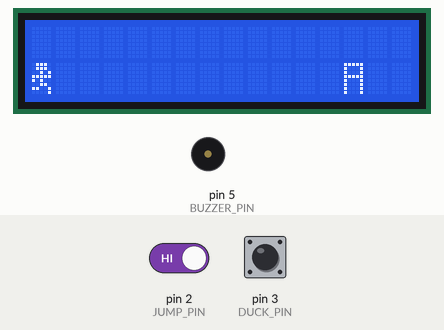
This sketch was run on a simulated Arduino Uno, built with avr-gcc and run on an emulated ATmega328P. Parts: 16×2 character LCD, buzzer (waves = sounding). The test bench sets the inputs (shaded band); at power-on: pin 2 (JUMP_PIN) HIGH, pin 3 (DUCK_PIN) LOW. Random numbers use the default seed unless the sketch sets one.

Above: at 1.25 s.
1.3 s: pin 2 (JUMP_PIN) driven LOW
At 2.62 s:
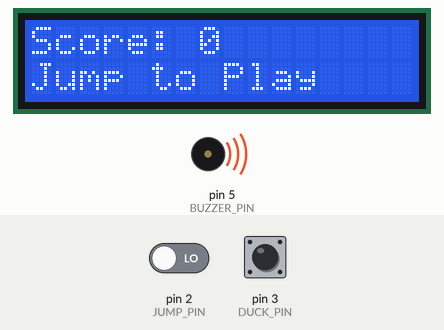
4.8 s: pin 2 (JUMP_PIN) driven HIGH
At 4.99 s:
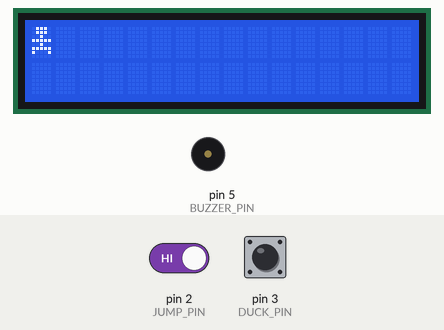
8.6 s: pin 3 (DUCK_PIN) driven HIGH
At 10.28 s:
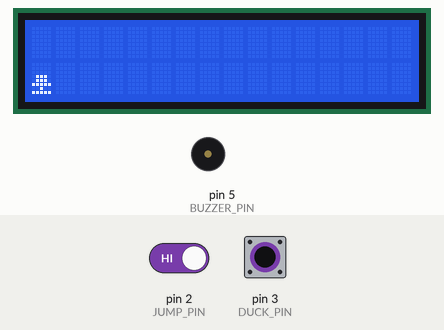
12.1 s: pin 3 (DUCK_PIN) driven LOW
At 12.22 s:
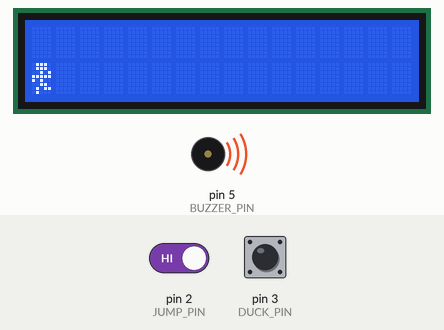
15.6 s: pin 3 (DUCK_PIN) driven HIGH
At 15.78 s:
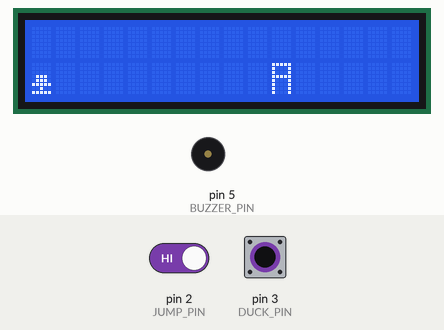
19.1 s: pin 3 (DUCK_PIN) pulsed LOW 5 times (0.12 s each, 0.3 s apart)
At 20.16 s:
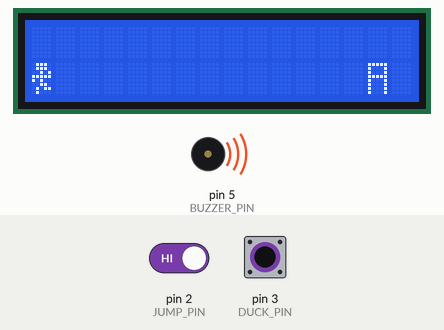
Timing chart, 0 to 23.4 s (numbered marks = the images above; inputs shaded):
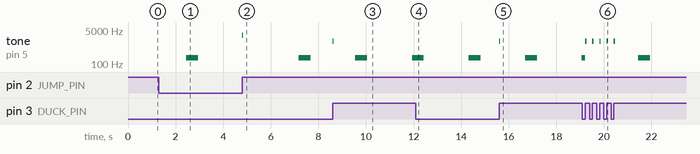

Measured:
- after the input at 4.8 s, tone on pin 5 (BUZZER_PIN): silent → 2700 Hz at once, → silent 0.05 s later, → 200 Hz 2.3 s later, → silent 0.50 s later
- what the display in image 3 shows lasts 0.8 s, from 9.7 s to 10.5 s

The sketch:

runner_project_code.ino
```cpp
/*WARNING:Keep the volume of the device where you are simulating the circuit LOW!
The piezo will make your ears burst. XD
    ~Sincerely,Aditya Sankhla.
*/

#include <LiquidCrystal.h>

/*My entry for ElectroLITe event.
Features:
Fully functioning Runner game.
There are two buttons,Jump and Duck.
Custom obstacles created.(stickman figure,obstacle in the form of 'A' which is the first letter of my name (because why not) and a frown face in the sky.)
Jumping,ducking and dying have SOUND effects.
At the end,prints the score and you may press the button to play again.
*/

LiquidCrystal lcd(7, 8, 9, 10, 11, 12);

const int JUMP_PIN = 2;
const int BUZZER_PIN = 5;
const int DUCK_PIN = 3;

const int JUMP_PITCH = 2700;
const int JUMP_PITCH_DURATION = 50;
const int DUCK_PITCH = 1350;
const int DUCK_PITCH_DURATION = 50;
const int DIE_PITCH = 200;
const int DIE_PITCH_DURATION = 500;
const int TICKSPEED = 90;
const int JUMP_LENGTH = 3;

/*For custom characters,use this,
https://www.engineersgarage.com/making-custom-characters-on-lcd-using-arduino/
*/

byte stickStep1[8] = { //custom characters on the LCD
  B01110,
  B01110,
  B00101,
  B11111,
  B10100,
  B00110,
  B11001,
  B00001,
};
byte stickStep2[8] = {
  B01110,
  B01110,
  B00101,
  B11111,
  B10100,
  B00110,
  B01011,
  B01000,
};
byte stickJump[8] = {
  B01110,
  B01110,
  B00100,
  B11111,
  B00100,
  B11111,
  B10001,
  B00000,
};
byte stickDuck[8] = {
  B00000,
  B00000,
  B00000,
  B01110,
  B01110,
  B11111,
  B00100,
  B11111,
};
byte nameInitial[8] = {
  B11111,
  B10001,
  B10001,
  B11111,
  B10001,
  B10001,
  B10001,
  B10001,
};
byte frownie[8] = {
  0b00000,
  0b00000,
  0b01010,
  0b00000,
  0b00000,
  0b00000,
  0b01110,
  0b10001

};
byte smilie[8] {
  0b00000,
  0b00000,
  0b01010,
  0b00000,
  0b00000,
  0b00000,
  0b01110,
  0b10001

};

//DONE,tickspeed for the score to be recorded needs to be done still...

volatile int jumpPhase = JUMP_LENGTH + 1;
int gameTick = 0;
int crowX = 40;
int hillX = 25;
bool playerY = 0;
volatile bool ducking = LOW;
bool loopBreaker = 1;
bool crowGo = 0;
int score = 0;

void setup() {
  pinMode(JUMP_PIN, INPUT);
  pinMode(BUZZER_PIN, OUTPUT);
  lcd.begin(16, 2);
  lcd.createChar(0, nameInitial);
  lcd.createChar(1, stickStep1);
  lcd.createChar(2, stickStep2);
  lcd.createChar(3, stickJump);
  lcd.createChar(4, stickDuck);
  lcd.createChar(5, frownie);
  lcd.createChar(6, smilie);
  attachInterrupt(digitalPinToInterrupt(JUMP_PIN), seeJumping, RISING);
  attachInterrupt(digitalPinToInterrupt(DUCK_PIN), seeDucking, CHANGE);
  /*try with attachInterrupt to check whether it works.
  Remember to debug the seeJumping and seeDucking
  */
}

void loop() {
  playerY = 0;
  if (jumpPhase < JUMP_LENGTH) {
    playerY = 1;
  }

  drawSprites();

  loopBreaker = 1;
  if (hillX < 16) {
    if (crowX < hillX) {
      hillX += 8;
      loopBreaker = 0;
    }
    if (loopBreaker) {
      lcd.setCursor(hillX, 1);
      lcd.write((byte)0);
    }
  }
  if (hillX < 1) {
    if (jumpPhase < JUMP_LENGTH) {
      score++;
      hillX = 16 + rand() % 8;
    } else {
      endGame();
    }
  }
  if (crowX < 16) {
    lcd.setCursor(crowX, 0);
    if (gameTick % 8 < 4) {
      lcd.write((byte)5);
    } else {
      lcd.write((byte)6);
    }
  }
  if (crowX < 1) {
    if (ducking) {
      score++;
      crowX = 24 + rand() % 16;
    } else {
      endGame();
    }
  }
  lcd.setCursor(0, playerY);
  lcd.print(" ");
  jumpPhase++;
  hillX--;
  crowGo = !crowGo;
  crowX -= crowGo;
  gameTick++;
  delay(TICKSPEED);
}

/*
For contrast control,try this link,might work,idk:
https://create.arduino.cc/projecthub/zurrealStudios/lcd-backlight-and-contrast-control-6d3452
*/

void endGame() {
  lcd.clear();
  lcd.setCursor(0, 0);
  lcd.print("Score: ");
  lcd.setCursor(7, 0);
  lcd.print(score);
  tone(BUZZER_PIN, DIE_PITCH, DIE_PITCH_DURATION);
  while (!digitalRead(JUMP_PIN)) {
    lcd.setCursor(0, 1);
    if (millis() % 500 < 250) {
      lcd.print("Jump to Play");
    } else {
      lcd.print("                ");
    }
  }
  lcd.clear();
  score = 0;
  hillX = 25;
  crowX = 40;
}

void drawSprites() {
  lcd.setCursor(0, 1 - playerY);

  if (!ducking) {
    if (!playerY) {
      if ((gameTick % 4) < 2 ) {
        lcd.write((byte)1);
      } else {
        lcd.write((byte)2);
      }
    } else {
      lcd.write((byte)3);
    }
  } else {
    lcd.write((byte)4);
  }
  lcd.setCursor(1, 1);
  lcd.print("               ");
  lcd.setCursor(1, 0);
  lcd.print("               ");
}
void seeJumping() {
  if (jumpPhase > (JUMP_LENGTH + 2) && !ducking) {
    jumpPhase = 0;
    tone(BUZZER_PIN, JUMP_PITCH, JUMP_PITCH_DURATION); //tone ke liye change the pitch later.
  }

}
void seeDucking() {
  ducking = digitalRead(DUCK_PIN);
  if (ducking) {
    jumpPhase = JUMP_LENGTH;
    tone(BUZZER_PIN, DUCK_PITCH, DUCK_PITCH_DURATION);//tone ke liye change the pitch later.
  }
}


//That’s it everyone! Thanks for reviewing my project.
```
